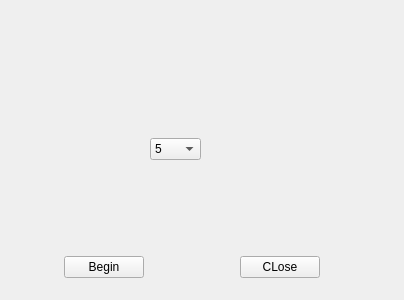
<?xml version="1.0" encoding="UTF-8"?>
<ui version="4.0">
 <class>Widget</class>
 <widget class="QWidget" name="Widget">
  <property name="geometry">
   <rect>
    <x>0</x>
    <y>0</y>
    <width>400</width>
    <height>300</height>
   </rect>
  </property>
  <property name="windowTitle">
   <string>Widget</string>
  </property>
  <layout class="QGridLayout" name="gridLayout_4">
   <item row="0" column="0">
    <widget class="QStackedWidget" name="stackedWidget">
     <widget class="QWidget" name="page">
      <layout class="QGridLayout" name="gridLayout">
       <item row="0" column="1" rowspan="2" colspan="6">
        <widget class="QLabel" name="label">
         <property name="text">
          <string/>
         </property>
        </widget>
       </item>
       <item row="1" column="0">
        <spacer name="horizontalSpacer_3">
         <property name="orientation">
          <enum>Qt::Horizontal</enum>
         </property>
         <property name="sizeHint" stdset="0">
          <size>
           <width>20</width>
           <height>20</height>
          </size>
         </property>
        </spacer>
       </item>
       <item row="1" column="6" colspan="2">
        <spacer name="horizontalSpacer_4">
         <property name="orientation">
          <enum>Qt::Horizontal</enum>
         </property>
         <property name="sizeHint" stdset="0">
          <size>
           <width>70</width>
           <height>20</height>
          </size>
         </property>
        </spacer>
       </item>
       <item row="3" column="0" colspan="2">
        <spacer name="horizontalSpacer">
         <property name="orientation">
          <enum>Qt::Horizontal</enum>
         </property>
         <property name="sizeHint" stdset="0">
          <size>
           <width>70</width>
           <height>20</height>
          </size>
         </property>
        </spacer>
       </item>
       <item row="3" column="6" colspan="2">
        <spacer name="horizontalSpacer_2">
         <property name="orientation">
          <enum>Qt::Horizontal</enum>
         </property>
         <property name="sizeHint" stdset="0">
          <size>
           <width>70</width>
           <height>20</height>
          </size>
         </property>
        </spacer>
       </item>
       <item row="4" column="1">
        <spacer name="verticalSpacer_3">
         <property name="orientation">
          <enum>Qt::Vertical</enum>
         </property>
         <property name="sizeHint" stdset="0">
          <size>
           <width>20</width>
           <height>70</height>
          </size>
         </property>
        </spacer>
       </item>
       <item row="4" column="3">
        <spacer name="verticalSpacer_2">
         <property name="orientation">
          <enum>Qt::Vertical</enum>
         </property>
         <property name="sizeHint" stdset="0">
          <size>
           <width>20</width>
           <height>70</height>
          </size>
         </property>
        </spacer>
       </item>
       <item row="4" column="5">
        <spacer name="verticalSpacer_4">
         <property name="orientation">
          <enum>Qt::Vertical</enum>
         </property>
         <property name="sizeHint" stdset="0">
          <size>
           <width>20</width>
           <height>70</height>
          </size>
         </property>
        </spacer>
       </item>
       <item row="5" column="0">
        <spacer name="horizontalSpacer_5">
         <property name="orientation">
          <enum>Qt::Horizontal</enum>
         </property>
         <property name="sizeHint" stdset="0">
          <size>
           <width>20</width>
           <height>20</height>
          </size>
         </property>
        </spacer>
       </item>
       <item row="5" column="1" colspan="2">
        <widget class="QPushButton" name="Button_Begin">
         <property name="text">
          <string>Begin</string>
         </property>
        </widget>
       </item>
       <item row="5" column="3" colspan="2">
        <spacer name="horizontalSpacer_6">
         <property name="orientation">
          <enum>Qt::Horizontal</enum>
         </property>
         <property name="sizeHint" stdset="0">
          <size>
           <width>93</width>
           <height>20</height>
          </size>
         </property>
        </spacer>
       </item>
       <item row="5" column="5" colspan="2">
        <widget class="QPushButton" name="Button_Close">
         <property name="text">
          <string>CLose</string>
         </property>
        </widget>
       </item>
       <item row="5" column="7">
        <spacer name="horizontalSpacer_7">
         <property name="orientation">
          <enum>Qt::Horizontal</enum>
         </property>
         <property name="sizeHint" stdset="0">
          <size>
           <width>20</width>
           <height>20</height>
          </size>
         </property>
        </spacer>
       </item>
       <item row="3" column="3">
        <widget class="QComboBox" name="comboBox">
         <item>
          <property name="text">
           <string>5</string>
          </property>
         </item>
         <item>
          <property name="text">
           <string>10</string>
          </property>
         </item>
         <item>
          <property name="text">
           <string>20</string>
          </property>
         </item>
         <item>
          <property name="text">
           <string>30</string>
          </property>
         </item>
         <item>
          <property name="text">
           <string>60</string>
          </property>
         </item>
         <item>
          <property name="text">
           <string>120</string>
          </property>
         </item>
        </widget>
       </item>
       <item row="2" column="3">
        <spacer name="verticalSpacer">
         <property name="orientation">
          <enum>Qt::Vertical</enum>
         </property>
         <property name="sizeHint" stdset="0">
          <size>
           <width>20</width>
           <height>40</height>
          </size>
         </property>
        </spacer>
       </item>
      </layout>
     </widget>
     <widget class="QWidget" name="page_2">
      <layout class="QGridLayout" name="gridLayout_6">
       <item row="0" column="0" colspan="2">
        <widget class="QWidget" name="widget" native="true">
         <layout class="QGridLayout" name="gridLayout_3">
          <item row="0" column="0">
           <widget class="QLabel" name="label_title">
            <property name="text">
             <string>TextLabel</string>
            </property>
           </widget>
          </item>
         </layout>
         <zorder>verticalSpacer_5</zorder>
         <zorder>label_title</zorder>
        </widget>
       </item>
       <item row="1" column="0" rowspan="2" colspan="2">
        <widget class="QWidget" name="widget_2" native="true">
         <layout class="QGridLayout" name="gridLayout_2">
          <item row="0" column="0">
           <widget class="QPushButton" name="pushButton_3">
            <property name="text">
             <string>0</string>
            </property>
           </widget>
          </item>
          <item row="0" column="1">
           <widget class="QPushButton" name="pushButton_4">
            <property name="text">
             <string>1</string>
            </property>
           </widget>
          </item>
          <item row="0" column="2">
           <widget class="QPushButton" name="pushButton_5">
            <property name="text">
             <string>2</string>
            </property>
           </widget>
          </item>
          <item row="1" column="0">
           <widget class="QPushButton" name="pushButton_6">
            <property name="text">
             <string>3</string>
            </property>
           </widget>
          </item>
          <item row="1" column="1">
           <widget class="QPushButton" name="pushButton_7">
            <property name="text">
             <string>4</string>
            </property>
           </widget>
          </item>
          <item row="1" column="2">
           <widget class="QPushButton" name="pushButton_8">
            <property name="text">
             <string>5</string>
            </property>
           </widget>
          </item>
          <item row="2" column="0">
           <widget class="QPushButton" name="pushButton_9">
            <property name="text">
             <string>6</string>
            </property>
           </widget>
          </item>
          <item row="2" column="1">
           <widget class="QPushButton" name="pushButton_10">
            <property name="text">
             <string>7</string>
            </property>
           </widget>
          </item>
          <item row="2" column="2">
           <widget class="QPushButton" name="pushButton_11">
            <property name="text">
             <string>8</string>
            </property>
           </widget>
          </item>
          <item row="0" column="3">
           <widget class="QPushButton" name="pushButton_enter">
            <property name="text">
             <string>clear</string>
            </property>
           </widget>
          </item>
          <item row="1" column="3">
           <widget class="QPushButton" name="pushButton_del">
            <property name="text">
             <string>del</string>
            </property>
           </widget>
          </item>
          <item row="2" column="3">
           <widget class="QPushButton" name="pushButton_0">
            <property name="text">
             <string>9</string>
            </property>
           </widget>
          </item>
         </layout>
        </widget>
       </item>
       <item row="3" column="0" colspan="2">
        <widget class="QWidget" name="widget_3" native="true">
         <widget class="QProgressBar" name="progressBar">
          <property name="geometry">
           <rect>
            <x>20</x>
            <y>20</y>
            <width>321</width>
            <height>23</height>
           </rect>
          </property>
          <property name="value">
           <number>24</number>
          </property>
         </widget>
        </widget>
       </item>
      </layout>
     </widget>
     <widget class="QWidget" name="page_3">
      <layout class="QGridLayout" name="gridLayout_7">
       <item row="0" column="0">
        <widget class="QLabel" name="label_Lost">
         <property name="text">
          <string>TextLabel</string>
         </property>
        </widget>
       </item>
      </layout>
     </widget>
     <widget class="QWidget" name="page_4">
      <layout class="QGridLayout" name="gridLayout_5">
       <item row="0" column="0">
        <widget class="QLabel" name="label_Win">
         <property name="text">
          <string>TextLabel</string>
         </property>
        </widget>
       </item>
      </layout>
     </widget>
    </widget>
   </item>
  </layout>
 </widget>
 <layoutdefault spacing="6" margin="11"/>
 <resources/>
 <connections/>
</ui>
